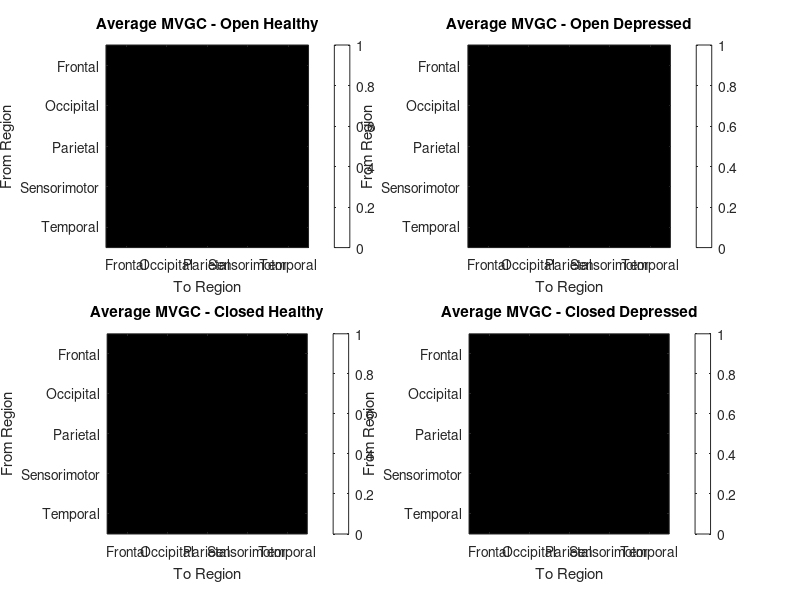

MATLAB code to generate this figure: (Note: this script raises an error after producing the figure.)
function [mvgc_open, mvgc_closed, ss_info_open, ss_info_closed] = EEGtoMVGC()

    %% Load .mat and .m files

    dataDir = fullfile('Depression_Study', 'export_mat'); % TEST directory
    files = dir(fullfile(dataDir, '*.mat')); % Get all .mat files in the directory

    addpath('Source_Reconstruction'); % Add path to Source_Reconstruction folder
    addpath('EntRate'); % Add path to EntRate folder

    % Load MVGC toolbox - silently adding MVGC to current path
    % p = mfilename('fullpath');
    % addpath(strrep(p, 'EEGtoMVGC', 'EntRate/private/mvgc_v2.0'));
    % evalc('mvgc_startup;');

    %% Initialize variables

    mvgc_open = struct();
    mvgc_closed = struct();

    pwcgc_open = struct();
    pwcgc_closed = struct();

    spwcgc_open = struct();
    spwcgc_closed = struct();

    bands_open = struct();
    bands_closed = struct();

    ss_info_open = struct();
    ss_info_closed = struct();

    region_names = {'Frontal', 'Occipital', 'Parietal', 'Sensorimotor', 'Temporal'};

    frontal = [3:16, 19:24];
    occipital = [25:36];
    parietal = [39:50];
    sensorimotor = [1,2,17,18,37,38];
    temporal = [51:60];

    LOAD_MVGC_FILE = false;

    %% Perform source reconstruction, rotation and CSER calculation for each subject

    if ~LOAD_MVGC_FILE

        % Loop through each file
        for i = 1:length(files)
        % for i = 1:5
            % Load the .mat file
            fprintf('\n*** PROCESSING FILE: %s *** \n', files(i).name);
            filePath = fullfile(dataDir, files(i).name);
            key = sprintf('x%s', files(i).name(1:3));

            % Reconstruct 60 sources from the EEG data
            fprintf('\n*** RECONSTRUCTING SOURCE *** \n\n');
            [source_ts_open, source_ts_closed, aals] = SourceReconMatlab(filePath);
            
            % Rotate [trials x sources x time] to [sources x time x trials]
            fprintf('\n*** ROTATING DATA *** \n');
            subj_open = permute(source_ts_open, [2, 3, 1]);
            subj_closed = permute(source_ts_closed, [2, 3, 1]);

            % Calculate and store MVGC for each subject's data
            fprintf('\n*** CALCULATING MVGC %s - (%i/%i) *** \n', files(i).name(1:3), i, length(files));
            [pwcgc_values_open, spwcgc_values_open, bands_values_open, info_open] = calculateMVGC(subj_open);
            [pwcgc_values_closed, spwcgc_values_closed, bands_values_closed, info_closed] = calculateMVGC(subj_closed);

            pwcgc_open.(key) = pwcgc_values_open;
            pwcgc_closed.(key) = pwcgc_values_closed;

            spwcgc_open.(key) = spwcgc_values_open;
            spwcgc_closed.(key) = spwcgc_values_closed;

            bands_open.(key) = bands_values_open;
            bands_closed.(key) = bands_values_closed;

            ss_info_open.(key) = info_open;
            ss_info_closed.(key) = info_closed;

            fprintf('\n*** RESULTS SAVED: %s *** \n', files(i).name);
        end
    
    end

    mvgc_open = pwcgc_open;  % Store pairwise conditional GC
    mvgc_closed = pwcgc_closed;  % Store pairwise conditional GC

    %% Function to calculate MVGC for a given subject's data

    function [pwcgc_values, spwcgc_values, bands_values, info] = calculateMVGC(subj_data)

        % Reconstruct 5 regions out of 60 sources
        frontal_data = subj_data(frontal, :, :);  % 20 srcs * 2000 samples * trials
        occipital_data = subj_data(occipital, :, :);  % 12 srcs * 2000 samples * trials
        parietal_data = subj_data(parietal, :, :);  % 12 srcs * 2000 samples * trials
        sensorimotor_data = subj_data(sensorimotor, :, :);  % 6 srcs * 2000 samples * trials
        temporal_data = subj_data(temporal, :, :);  % 10 srcs * 2000 samples * trials

        num_regions = 5;
        [~, num_samples, num_trials] = size(frontal_data);
        regional_eeg = zeros(num_regions, num_samples, num_trials);  % [regions x samples x trials]

        regional_eeg(1, :, :) = squeeze(mean(frontal_data, 1));  % [samples x trials]
        regional_eeg(2, :, :) = squeeze(mean(occipital_data, 1));
        regional_eeg(3, :, :) = squeeze(mean(parietal_data, 1));
        regional_eeg(4, :, :) = squeeze(mean(sensorimotor_data, 1));
        regional_eeg(5, :, :) = squeeze(mean(temporal_data, 1));

        %% Calculate MVGC between regions

        X = regional_eeg;  % [regions x samples x trials]

        % VAR model order estimation
        varmomax = 20;  % has to be less than nobs
        varmosel = 'AIC';
        fprintf('\nEstimating VAR model order (max order = %d)...\n', varmomax);
        [varmoaic, varmobic, varmohqc, varmolrt] = tsdata_to_varmo(X, varmomax, 'LWR', [], []);
        varmo = moselect(sprintf('VAR model order selection (max = %d)', varmomax), varmosel, 'AIC', varmoaic, 'BIC', varmobic, 'HQC', varmohqc, 'LRT', varmolrt);
        fprintf('Selected VAR model order (AIC): %d\n', varmo);

        % State-space model order estimation using SVC (faster)
        fprintf('Estimating state-space model order using SVC...\n');
        [ssmo_svc, ssmo_max] = tsdata_to_sssvc(X, 2*varmo, [], []);
        % [ssmo_svc, ssmo_max] = tsdata_to_ssmo(X, 2*varmo);  % Incredibly slow
        ssmo = ssmo_svc;
        fprintf('Selected state-space model order (SVC): %d (max = %d)\n', ssmo, ssmo_max);

        % Estimate SS model
        fprintf('Estimating state-space model parameters...\n');
        [A, C, K, V] = tsdata_to_ss(X, 2*varmo, ssmo);
        info = ss_info(A, C, K, V, 1);
        fprintf('\nState-space model information:\n');
        fprintf('  Observables: %d\n', info.observ);
        fprintf('  Model order: %d\n', info.morder);
        fprintf('  Rho A: %.4f\n', info.rhoA);
        fprintf('  Rho B: %.4f\n', info.rhoB);
        fprintf('  Autocovariance decay: %d\n', info.acdec);
        fprintf('  Sigma SPD: %d\n', info.sigspd);
        fprintf('  Multi-information: %.4f\n', info.mii);
        fprintf('  Multi-information (uniform): %.4f\n', info.mmii);
        if info.error
            fprintf('State-space model estimation encountered errors.\n');
            fprintf('Error code: %d\n', info.error);
            % return;
        else
            fprintf('State-space model estimation successful (no errors).\n\n');
        end

        % Compute time-domain pairwise conditional GC
        fprintf('Computing time-domain pairwise conditional MVGC... (1/2)\n');
        pwcgc_values = ss_to_pwcgc(A, C, K, V);

        % Compute spectral pairwise conditional GC
        fprintf('Computing spectral pairwise conditional GC... (2/2)\n');
        fres = 200;  % frequency resolution
        spwcgc_values = ss_to_spwcgc(A, C, K, V, fres);  % [nvars x nvars x fres]
        bands_values = compute_band_gc(spwcgc_values, 200, fres);
        
        fprintf('\nMVGC computation complete.\n');

        % Validate result
        if isbad(pwcgc_values, false)
            error('pwcgc_values estimation failed');
        end

        if isbad(spwcgc_values, false)
            error('spwcgc_values estimation failed');
        end

        % Print mvgc contents
        fprintf('\npwcgc_values contents:\n\n');
        disp(pwcgc_values);

        fprintf('\nbands_values.delta contents:\n\n');
        disp(bands_values.delta);

        fprintf('\nbands_values.theta contents:\n\n');
        disp(bands_values.theta);

        fprintf('\nbands_values.alpha contents:\n\n');
        disp(bands_values.alpha);

        fprintf('\nbands_values.beta contents:\n\n');
        disp(bands_values.beta);

        fprintf('\nbands_values.gamma contents:\n\n');
        disp(bands_values.gamma);

    end

    function band_gc = compute_band_gc(gc_spectral, fs, fres)

        % Frequency vector (0 to Nyquist)
        nyq = fs / 2;
        freqs = linspace(0, nyq, fres + 1);

        % Define frequency bands (in Hz)
        bands = struct( ...
            'delta', [0.5 4], ...
            'theta', [4 8], ...
            'alpha', [8 13], ...
            'beta',  [13 30], ...
            'gamma', [30 80] ...
        );

        band_names = fieldnames(bands);

        % Loop through each band and average across frequency indices
        for b = 1:numel(band_names)
            band = band_names{b};
            range = bands.(band);
            idx = freqs >= range(1) & freqs <= range(2);
            band_gc.(band) = mean(gc_spectral(:, :, idx), 3);
        end
    end

    %% Load MVGC results from mvgc_values.mat

    if LOAD_MVGC_FILE

        fprintf('\n*** LOADING MVGC RESULTS *** \n');
        if exist('mvgc_values.mat', 'file')
            load('mvgc_values.mat', 'mvgc_open', 'mvgc_closed');
            fprintf('MVGC results loaded successfully.\n');
        else
            fprintf('No MVGC results found. Please run EEGtoMVGC first.\n');
            return;
        end

    end

    %% Split mvgc_open and mvgc_closed based on healthy/depressed subjects

    fprintf('\n*** SPLITTING MVGC RESULTS *** \n');

    % Initialize structures for healthy and depressed subjects
    mvgc_open_healthy = struct();
    mvgc_open_depressed = struct();
    mvgc_closed_healthy = struct();
    mvgc_closed_depressed = struct();

    % Load healthy and depressed subject lists
    healthy_depressed_samples = load('healthy_depressed_samples.mat');
    healthy_sample = healthy_depressed_samples.healthy_sample;
    depressed_sample = healthy_depressed_samples.depressed_sample;

    % Split MVGC results based on whether subject name appears in healthy or depressed lists
    for i = 1:length(files)
        key = sprintf('x%s', files(i).name(1:3));
        % Define variable key_int as files(i).name(1:3), but converted to an integer
        key_int = str2double(files(i).name(1:3));

        if isfield(mvgc_open, key)
            if ismember(key_int, healthy_sample)
                mvgc_open_healthy.(key) = mvgc_open.(key);
            elseif ismember(key_int, depressed_sample)
                mvgc_open_depressed.(key) = mvgc_open.(key);
            end
        end
        if isfield(mvgc_closed, key)
            if ismember(key_int, healthy_sample)
                mvgc_closed_healthy.(key) = mvgc_closed.(key);
            elseif ismember(key_int, depressed_sample)
                mvgc_closed_depressed.(key) = mvgc_closed.(key);
            end
        end
    end

    %% Average MVGC across open/closed healthy/depressed subjects

    fprintf('\n*** AVERAGING MVGC ACROSS SUBJECTS *** \n');

    % Helper function to average MVGC matrices in a struct
    function avg_mat = average_mvgc_struct(mvgc_struct)
        avg_mat = zeros(length(region_names), length(region_names));
        count = 0;
        for i = 1:length(files)
            key = sprintf('x%s', files(i).name(1:3));
            if isfield(mvgc_struct, key)
                avg_mat = avg_mat + mvgc_struct.(key);
                count = count + 1;
            end
        end
        if count > 0
            avg_mat = avg_mat / count;
        end
    end

    mvgc_open_healthy_avg = average_mvgc_struct(mvgc_open_healthy);
    mvgc_open_depressed_avg = average_mvgc_struct(mvgc_open_depressed);
    mvgc_closed_healthy_avg = average_mvgc_struct(mvgc_closed_healthy);
    mvgc_closed_depressed_avg = average_mvgc_struct(mvgc_closed_depressed);

    mvgc_open_avg = (mvgc_open_healthy_avg + mvgc_open_depressed_avg) / 2;
    mvgc_closed_avg = (mvgc_closed_healthy_avg + mvgc_closed_depressed_avg) / 2;
    mvgc_healthy_avg = (mvgc_open_healthy_avg + mvgc_closed_healthy_avg) / 2;
    mvgc_depressed_avg = (mvgc_open_depressed_avg + mvgc_closed_depressed_avg) / 2;

    fprintf('\n*** AVERAGE MVGC OPEN HEALTHY *** \n');
    disp(mvgc_open_healthy_avg);
    fprintf('\n*** AVERAGE MVGC OPEN DEPRESSED *** \n');
    disp(mvgc_open_depressed_avg);
    fprintf('\n*** AVERAGE MVGC CLOSED HEALTHY *** \n');
    disp(mvgc_closed_healthy_avg);
    fprintf('\n*** AVERAGE MVGC CLOSED DEPRESSED *** \n');
    disp(mvgc_closed_depressed_avg);
    fprintf('\n*** AVERAGE MVGC OPEN *** \n');
    disp(mvgc_open_avg);
    fprintf('\n*** AVERAGE MVGC CLOSED *** \n');
    disp(mvgc_closed_avg);
    fprintf('\n*** AVERAGE MVGC HEALTHY *** \n');
    disp(mvgc_healthy_avg);
    fprintf('\n*** AVERAGE MVGC DEPRESSED *** \n');
    disp(mvgc_depressed_avg);

    %% Plot average MVGC matrices across open/closed healthy/depressed subjects
    plot_mvgc_matrix_grid(...
        {mvgc_open_healthy_avg, mvgc_open_depressed_avg, mvgc_closed_healthy_avg, mvgc_closed_depressed_avg}, ...
        region_names, ...
        {'Open Healthy', 'Open Depressed', 'Closed Healthy', 'Closed Depressed'}, ...
        'Average MVGC Matrices');

    plot_mvgc_matrix_grid(...
        {mvgc_open_avg, mvgc_closed_avg, mvgc_healthy_avg, mvgc_depressed_avg}, ...
        region_names, ...
        {'Open', 'Closed', 'Healthy', 'Depressed'}, ...
        'Average MVGC Matrices');

    function plot_mvgc_matrix_grid(mvgc_matrices, region_names, titles, super_title)
        % mvgc_matrices: cell array of 4 matrices
        % region_names: cell array of region names
        % titles: cell array of 4 subplot titles
        % super_title: string for sgtitle

        % Find global color limits
        all_vals = [];
        for i = 1:numel(mvgc_matrices)
            all_vals = [all_vals; mvgc_matrices{i}(:)];
        end
        clim = [min(all_vals), max(all_vals)];

        figure;
        for i = 1:4
            subplot(2,2,i);
            imagesc(mvgc_matrices{i}, clim);
            colorbar;
            title(sprintf('Average MVGC - %s', titles{i}));
            set(gca, 'XTick', 1:length(region_names), 'XTickLabel', region_names, ...
                     'YTick', 1:length(region_names), 'YTickLabel', region_names);
            xlabel('To Region');
            ylabel('From Region');
            axis square;
        end
        sgtitle(super_title);
    end

    %% Save results into .mat files

    save(fullfile('mvgc_values.mat'), ...
         'mvgc_open', 'mvgc_closed', ...
         'mvgc_open_healthy', 'mvgc_open_depressed', ...
         'mvgc_closed_healthy', 'mvgc_closed_depressed', ...
         'mvgc_open_healthy_avg', 'mvgc_open_depressed_avg', ...
         'mvgc_closed_healthy_avg', 'mvgc_closed_depressed_avg');
    
    save(fullfile('spwcgc_values.mat'), ...
         'spwcgc_open', 'spwcgc_closed', ...
         'spwcgc_bands_open', 'spwcgc_bands_closed');

    fprintf('\n*** FILES SAVED *** \n');

end